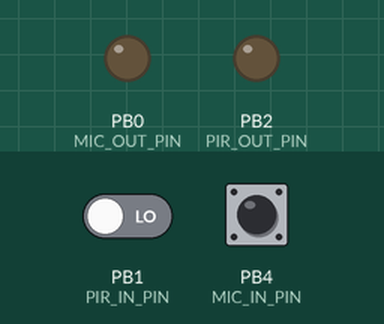
This sketch was run on a simulated ATtiny85, built with avr-gcc and run on an emulated ATtiny85. On the bench: output pins drawn as LEDs (lit = HIGH). Dashed ring = blinking. Inputs (shaded band) come from the test bench; at power-on: PB4 (MIC_IN_PIN) HIGH, PB1 (PIR_IN_PIN) LOW. Sleep ends after the set time or at an interrupt.

Above: at 1.2 s.
1.3 s: PB4 (MIC_IN_PIN) pulled LOW for 1 s
At 2.31 s:
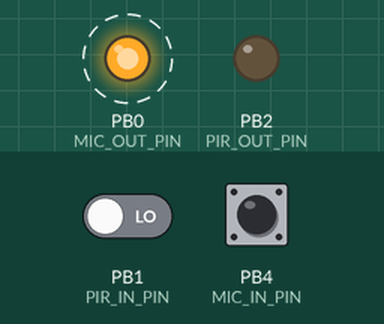
3.8 s: PB1 (PIR_IN_PIN) driven HIGH
At 4.3 s:
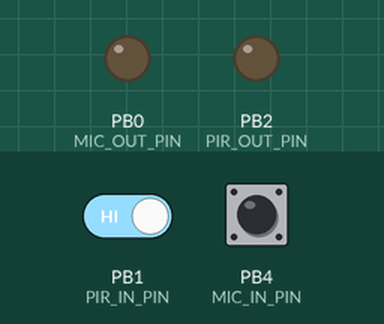
5.3 s: PB4 (MIC_IN_PIN) pulled LOW for 3.2 s
At 8.51 s:
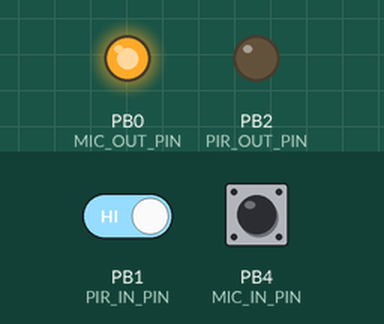
Timing chart, 0 to 10.1 s (numbered marks = the images above; inputs shaded):
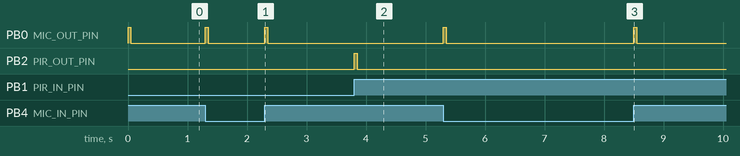

The sketch:

fall_attiny_v1.ino
```cpp
// VERSION: v4.8 - INPUT_PULLUP fix for reliable MIC detection (2026-08-24)
#include <avr/sleep.h>
#include <avr/interrupt.h>

// --- HARDWARE PINS ---
#define MIC_OUT_PIN  0  // PB0: Sends wake pulse to ESP32 Pin 4
#define PIR_IN_PIN   1  // PB1: PCINT1 (From PIR module)
#define PIR_OUT_PIN  2  // PB2: Sends wake pulse to ESP32 Pin 13
#define MIC_IN_PIN   4  // PB4: PCINT4 (From 4-Pin Mic DO pin)
bool lastPirState = LOW;
bool lastMicState = LOW; // Explicit state tracking for the Mic

// Interrupt Service Routine (ISR)
ISR(PCINT0_vect) {
  // MCU wakes up. Hardware automatically clears the interrupt flag here.
}

void setup() {
  pinMode(PIR_OUT_PIN, OUTPUT);
  pinMode(MIC_OUT_PIN, OUTPUT);

  digitalWrite(PIR_OUT_PIN, LOW);
  digitalWrite(MIC_OUT_PIN, LOW);

  pinMode(PIR_IN_PIN, INPUT);
  pinMode(MIC_IN_PIN, INPUT_PULLUP); // Internal pull-up to 5V ensures clean idle HIGH.
                                       // LM393 open-collector pulls LOW on sound.
                                       // Works for ANY MIC polarity — no circuit changes needed.

  // Configure Pin Change Interrupts
  GIMSK |= (1 << PCIE);
  PCMSK |= (1 << PCINT1);
  PCMSK |= (1 << PCINT4);

  set_sleep_mode(SLEEP_MODE_PWR_DOWN);
}

void loop() {
  // Read BOTH sensors immediately upon waking
  bool currentPirState = digitalRead(PIR_IN_PIN);
  bool currentMicState = digitalRead(MIC_IN_PIN);

  // --- 1. PIR LOGIC ---
  if (currentPirState == HIGH && lastPirState == LOW) {
    digitalWrite(PIR_OUT_PIN, HIGH);
    delay(50);
    digitalWrite(PIR_OUT_PIN, LOW);
  }

  // --- 2. MIC LOGIC ---
  // Trigger on ANY state change (supports Active-HIGH and Active-LOW sound modules!)
  if (currentMicState != lastMicState) {
    digitalWrite(MIC_OUT_PIN, HIGH);
    delay(50);
    digitalWrite(MIC_OUT_PIN, LOW);

    // 500ms acoustic debounce to outlast echoing
    delay(500);
  }

  // Update trackers for the next wake cycle
  lastPirState = currentPirState;

  // Re-read the mic state after the 500ms debounce delay.
  // If the sound is still loudly ringing, we register it as HIGH so it doesn't
  // re-trigger on the next loop.
  lastMicState = digitalRead(MIC_IN_PIN);

  // --- 3. HARDWARE-SAFE SLEEP ---
  sleep_enable();

  noInterrupts(); // cli() - Pause interrupts temporarily

  // Wipe any ghost flags generated by pins dropping LOW while we were awake
  // (Writing a logic 1 to the bit clears it in AVR architecture)
  GIFR = (1 << PCIF);

  interrupts();   // sei() - Unpause interrupts
  sleep_cpu();    // AVR guarantees this executes before any new interrupt can fire

  sleep_disable();
}
```

Measured:
- after the input at 1.3 s, PB0 (MIC_OUT_PIN): alternates HIGH for 0.05 s and LOW for 0.95 s, starting at once
- after the input at 3.8 s, PB2 (PIR_OUT_PIN): LOW → HIGH at once, → LOW 0.05 s later
- after the input at 5.3 s, PB0 (MIC_OUT_PIN): alternates HIGH for 0.05 s and LOW for 3.1 s, 4 changes in all, then stays LOW, starting at once
